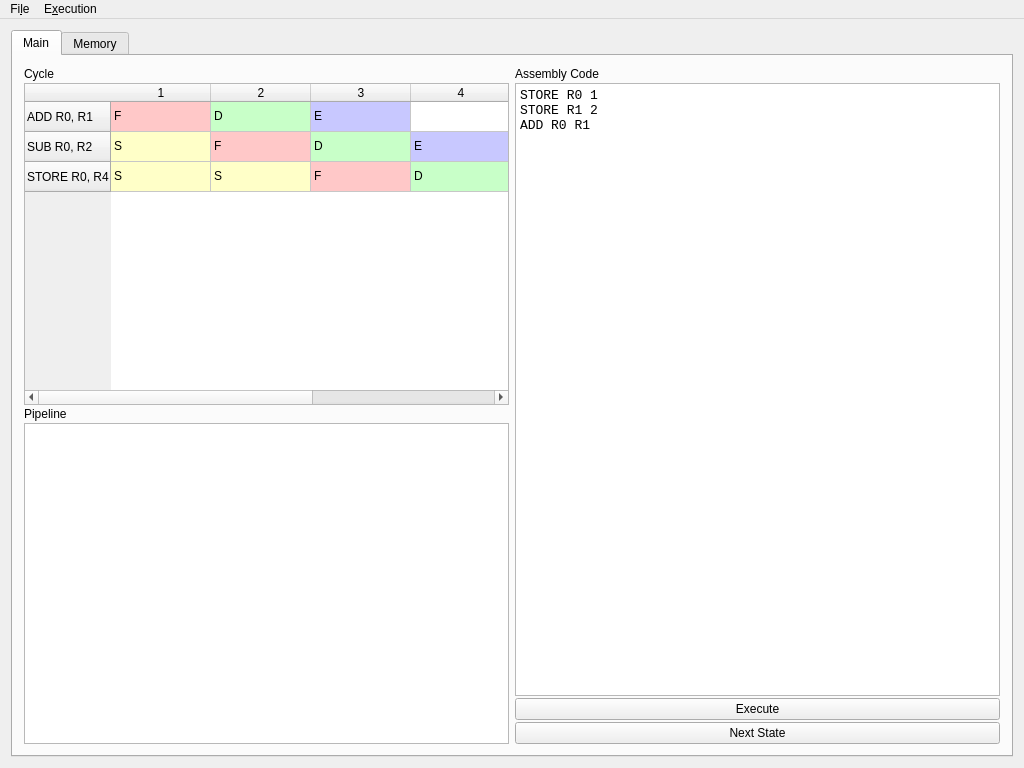
<?xml version="1.0" encoding="UTF-8"?>
<ui version="4.0">
 <class>MainWindow</class>
 <widget class="QMainWindow" name="MainWindow">
  <property name="geometry">
   <rect>
    <x>0</x>
    <y>0</y>
    <width>1024</width>
    <height>768</height>
   </rect>
  </property>
  <property name="windowTitle">
   <string>Project MAR1</string>
  </property>
  <property name="styleSheet">
   <string notr="true"/>
  </property>
  <widget class="QWidget" name="centralWidget">
   <layout class="QHBoxLayout" name="horizontalLayout">
    <item>
     <widget class="QTabWidget" name="tabContainer">
      <property name="currentIndex">
       <number>0</number>
      </property>
      <widget class="QWidget" name="mainTab">
       <attribute name="title">
        <string>Main</string>
       </attribute>
       <layout class="QHBoxLayout" name="horizontalLayout_2">
        <item>
         <layout class="QVBoxLayout" name="verticalLayout">
          <property name="spacing">
           <number>2</number>
          </property>
          <item>
           <widget class="QLabel" name="cycleLabel">
            <property name="text">
             <string>Cycle</string>
            </property>
           </widget>
          </item>
          <item>
           <widget class="QTableWidget" name="cycle">
            <row>
             <property name="text">
              <string>ADD R0, R1</string>
             </property>
            </row>
            <row>
             <property name="text">
              <string>SUB R0, R2</string>
             </property>
            </row>
            <row>
             <property name="text">
              <string>STORE R0, R4</string>
             </property>
            </row>
            <column>
             <property name="text">
              <string>1</string>
             </property>
            </column>
            <column>
             <property name="text">
              <string>2</string>
             </property>
            </column>
            <column>
             <property name="text">
              <string>3</string>
             </property>
            </column>
            <column>
             <property name="text">
              <string>4</string>
             </property>
            </column>
            <column>
             <property name="text">
              <string>5</string>
             </property>
            </column>
            <item row="0" column="0">
             <property name="text">
              <string>F</string>
             </property>
             <property name="background">
              <brush brushstyle="SolidPattern">
               <color alpha="255">
                <red>255</red>
                <green>200</green>
                <blue>200</blue>
               </color>
              </brush>
             </property>
            </item>
            <item row="0" column="1">
             <property name="text">
              <string>D</string>
             </property>
             <property name="background">
              <brush brushstyle="SolidPattern">
               <color alpha="255">
                <red>200</red>
                <green>255</green>
                <blue>200</blue>
               </color>
              </brush>
             </property>
            </item>
            <item row="0" column="2">
             <property name="text">
              <string>E</string>
             </property>
             <property name="background">
              <brush brushstyle="SolidPattern">
               <color alpha="255">
                <red>200</red>
                <green>200</green>
                <blue>255</blue>
               </color>
              </brush>
             </property>
            </item>
            <item row="1" column="0">
             <property name="text">
              <string>S</string>
             </property>
             <property name="background">
              <brush brushstyle="SolidPattern">
               <color alpha="255">
                <red>255</red>
                <green>255</green>
                <blue>200</blue>
               </color>
              </brush>
             </property>
             <property name="foreground">
              <brush brushstyle="NoBrush">
               <color alpha="255">
                <red>0</red>
                <green>0</green>
                <blue>0</blue>
               </color>
              </brush>
             </property>
            </item>
            <item row="1" column="1">
             <property name="text">
              <string>F</string>
             </property>
             <property name="background">
              <brush brushstyle="SolidPattern">
               <color alpha="255">
                <red>255</red>
                <green>200</green>
                <blue>200</blue>
               </color>
              </brush>
             </property>
            </item>
            <item row="1" column="2">
             <property name="text">
              <string>D</string>
             </property>
             <property name="background">
              <brush brushstyle="SolidPattern">
               <color alpha="255">
                <red>200</red>
                <green>255</green>
                <blue>200</blue>
               </color>
              </brush>
             </property>
            </item>
            <item row="1" column="3">
             <property name="text">
              <string>E</string>
             </property>
             <property name="background">
              <brush brushstyle="SolidPattern">
               <color alpha="255">
                <red>200</red>
                <green>200</green>
                <blue>255</blue>
               </color>
              </brush>
             </property>
            </item>
            <item row="2" column="0">
             <property name="text">
              <string>S</string>
             </property>
             <property name="background">
              <brush brushstyle="SolidPattern">
               <color alpha="255">
                <red>255</red>
                <green>255</green>
                <blue>200</blue>
               </color>
              </brush>
             </property>
            </item>
            <item row="2" column="1">
             <property name="text">
              <string>S</string>
             </property>
             <property name="background">
              <brush brushstyle="SolidPattern">
               <color alpha="255">
                <red>255</red>
                <green>255</green>
                <blue>200</blue>
               </color>
              </brush>
             </property>
            </item>
            <item row="2" column="2">
             <property name="text">
              <string>F</string>
             </property>
             <property name="background">
              <brush brushstyle="SolidPattern">
               <color alpha="255">
                <red>255</red>
                <green>200</green>
                <blue>200</blue>
               </color>
              </brush>
             </property>
            </item>
            <item row="2" column="3">
             <property name="text">
              <string>D</string>
             </property>
             <property name="background">
              <brush brushstyle="SolidPattern">
               <color alpha="255">
                <red>200</red>
                <green>255</green>
                <blue>200</blue>
               </color>
              </brush>
             </property>
            </item>
            <item row="2" column="4">
             <property name="text">
              <string>E</string>
             </property>
             <property name="background">
              <brush brushstyle="SolidPattern">
               <color alpha="255">
                <red>200</red>
                <green>200</green>
                <blue>255</blue>
               </color>
              </brush>
             </property>
            </item>
           </widget>
          </item>
          <item>
           <widget class="QLabel" name="pipelineLabel">
            <property name="text">
             <string>Pipeline</string>
            </property>
           </widget>
          </item>
          <item>
           <widget class="QGraphicsView" name="pipeline"/>
          </item>
         </layout>
        </item>
        <item>
         <layout class="QVBoxLayout" name="verticalLayout_2">
          <property name="spacing">
           <number>2</number>
          </property>
          <item>
           <widget class="QLabel" name="assemblyLabel">
            <property name="text">
             <string>Assembly Code</string>
            </property>
           </widget>
          </item>
          <item>
           <widget class="QTextEdit" name="assemblyCode">
            <property name="font">
             <font>
              <family>Monospace</family>
             </font>
            </property>
            <property name="html">
             <string>&lt;!DOCTYPE HTML PUBLIC &quot;-//W3C//DTD HTML 4.0//EN&quot; &quot;http://www.w3.org/TR/REC-html40/strict.dtd&quot;&gt;
&lt;html&gt;&lt;head&gt;&lt;meta name=&quot;qrichtext&quot; content=&quot;1&quot; /&gt;&lt;style type=&quot;text/css&quot;&gt;
p, li { white-space: pre-wrap; }
&lt;/style&gt;&lt;/head&gt;&lt;body style=&quot; font-family:'Monospace'; font-size:10pt; font-weight:400; font-style:normal;&quot;&gt;
&lt;p style=&quot; margin-top:0px; margin-bottom:0px; margin-left:0px; margin-right:0px; -qt-block-indent:0; text-indent:0px;&quot;&gt;STORE R0 1&lt;/p&gt;
&lt;p style=&quot; margin-top:0px; margin-bottom:0px; margin-left:0px; margin-right:0px; -qt-block-indent:0; text-indent:0px;&quot;&gt;STORE R1 2&lt;/p&gt;
&lt;p style=&quot; margin-top:0px; margin-bottom:0px; margin-left:0px; margin-right:0px; -qt-block-indent:0; text-indent:0px;&quot;&gt;ADD R0 R1&lt;/p&gt;&lt;/body&gt;&lt;/html&gt;</string>
            </property>
           </widget>
          </item>
          <item>
           <widget class="QPushButton" name="executeButton">
            <property name="text">
             <string>Execute</string>
            </property>
           </widget>
          </item>
          <item>
           <widget class="QPushButton" name="nextStateButton">
            <property name="text">
             <string>Next State</string>
            </property>
           </widget>
          </item>
         </layout>
        </item>
       </layout>
      </widget>
      <widget class="QWidget" name="memoryTab">
       <attribute name="title">
        <string>Memory</string>
       </attribute>
       <layout class="QHBoxLayout" name="horizontalLayout_3">
        <item>
         <layout class="QVBoxLayout" name="verticalLayout_3">
          <item>
           <widget class="QLabel" name="registerLabel">
            <property name="text">
             <string>Register Table</string>
            </property>
           </widget>
          </item>
          <item>
           <widget class="QTableView" name="registerTable">
            <property name="horizontalScrollBarPolicy">
             <enum>Qt::ScrollBarAlwaysOff</enum>
            </property>
            <attribute name="horizontalHeaderCascadingSectionResizes">
             <bool>false</bool>
            </attribute>
            <attribute name="horizontalHeaderStretchLastSection">
             <bool>true</bool>
            </attribute>
           </widget>
          </item>
         </layout>
        </item>
        <item>
         <layout class="QVBoxLayout" name="verticalLayout_4">
          <item>
           <widget class="QLabel" name="memoryLabel">
            <property name="text">
             <string>Physical Memory</string>
            </property>
           </widget>
          </item>
          <item>
           <widget class="QTableView" name="memoryTable">
            <attribute name="horizontalHeaderCascadingSectionResizes">
             <bool>false</bool>
            </attribute>
            <attribute name="horizontalHeaderStretchLastSection">
             <bool>true</bool>
            </attribute>
           </widget>
          </item>
         </layout>
        </item>
       </layout>
      </widget>
     </widget>
    </item>
   </layout>
  </widget>
  <widget class="QMenuBar" name="menuBar">
   <property name="geometry">
    <rect>
     <x>0</x>
     <y>0</y>
     <width>1024</width>
     <height>30</height>
    </rect>
   </property>
   <widget class="QMenu" name="menuFile">
    <property name="title">
     <string>Fi&amp;le</string>
    </property>
    <addaction name="actionOpen"/>
    <addaction name="actionSave"/>
    <addaction name="separator"/>
    <addaction name="actionQuit"/>
   </widget>
   <widget class="QMenu" name="menuExecution">
    <property name="title">
     <string>E&amp;xecution</string>
    </property>
    <addaction name="actionExecute"/>
    <addaction name="actionNext_State"/>
   </widget>
   <addaction name="menuFile"/>
   <addaction name="menuExecution"/>
  </widget>
  <action name="actionOpen">
   <property name="text">
    <string>&amp;Open</string>
   </property>
  </action>
  <action name="actionSave">
   <property name="text">
    <string>&amp;Save</string>
   </property>
  </action>
  <action name="actionQuit">
   <property name="text">
    <string>&amp;Quit</string>
   </property>
  </action>
  <action name="actionExecute">
   <property name="text">
    <string>Execute</string>
   </property>
  </action>
  <action name="actionNext_State">
   <property name="text">
    <string>Next State</string>
   </property>
  </action>
 </widget>
 <layoutdefault spacing="6" margin="11"/>
 <resources/>
 <connections>
  <connection>
   <sender>actionExecute</sender>
   <signal>triggered()</signal>
   <receiver>executeButton</receiver>
   <slot>click()</slot>
   <hints>
    <hint type="sourcelabel">
     <x>164</x>
     <y>380</y>
    </hint>
    <hint type="destinationlabel">
     <x>761</x>
     <y>697</y>
    </hint>
   </hints>
  </connection>
  <connection>
   <sender>actionNext_State</sender>
   <signal>triggered()</signal>
   <receiver>nextStateButton</receiver>
   <slot>click()</slot>
   <hints>
    <hint type="sourcelabel">
     <x>-1</x>
     <y>-1</y>
    </hint>
    <hint type="destinationlabel">
     <x>761</x>
     <y>733</y>
    </hint>
   </hints>
  </connection>
 </connections>
</ui>
